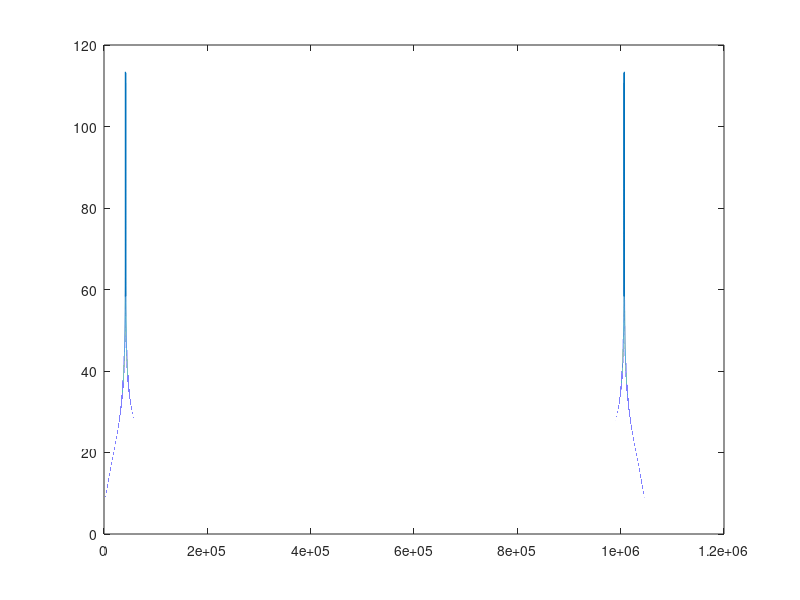
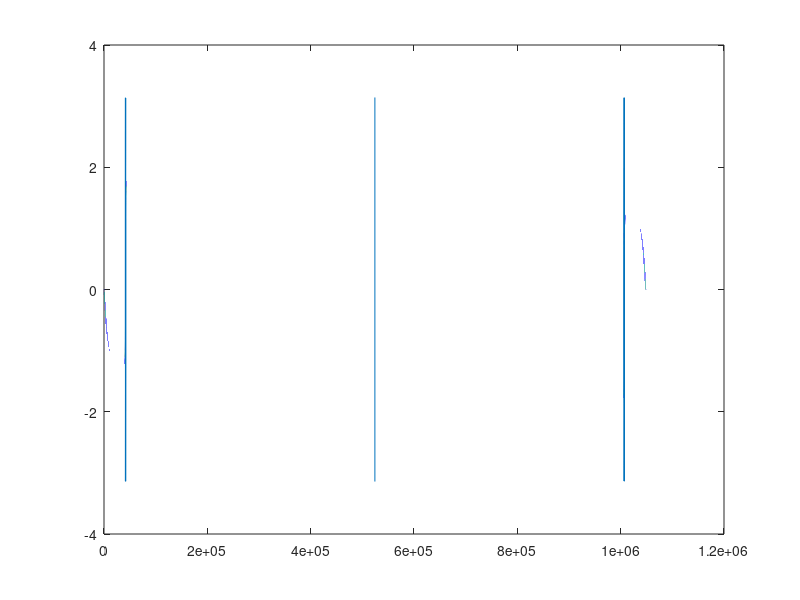

Reproduce these figures in MATLAB, in order.
N = 2^20
samplefreq = 5000000
data = zeros(1,N);
t = (1:N)/samplefreq;
binfreq = 1.25*10^6
num = 2
for x = -num/2:num/2
	data += sin((x*10000+binfreq)*t-pi/2);
end
figure(1)
plot(20*log10(abs(fft(data))));
figure(2)
plot(angle(fft(data)));
